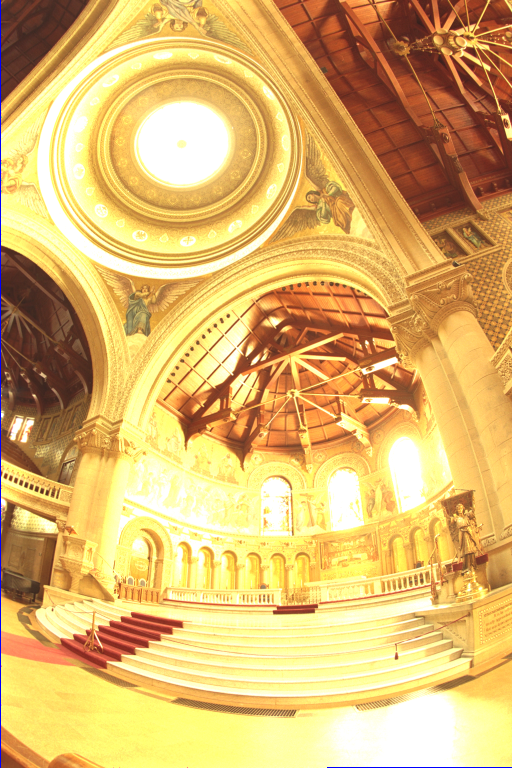
%> input picture Assignment9/1.png, 512 x 768 px; its folder holds 4 pictures in this run
$ octave mycodehdrfinal.m   (GNU Octave 9; MATLAB toolbox functions it lacks are replaced by stand-ins)
%> lines starting %> are read from the running program, lines starting %| are printed output that depends on the picture
clc; clear all;  close all;

dirName = ('*.png'); % The main directory where LDR images are stored
filelist = dir(dirName); %Reading the files in the directory
load exposure.mat% Loading the exposure values.

% Selecting any image as the base image.
baseimage = imread(filelist(1).name); %Taking any one of the image as the base image
%> baseimage is the input picture: size 768x512x3 uint8; mean R, G, B 221.2, 183.2, 109.2
rows = size(baseimage,1); % Rows of the base image
%> rows = 768
cols = size(baseimage,2); % Rows of the base image
%> cols = 512

% Finding the weighting function value for pixel value z.
w = []; % Weight of the pixel in images
Zmin = 0; %Minimum of the ldr image
Zmax = 255; %Maximum of the ldr image

% Creating the weight array for each pixels
for i=1:(Zmax - Zmin + 1)
    if (i <= 0.5*(Zmin + Zmax + 2))
      w(i) = i - Zmin ;
    else
      w(i) = (Zmax - i) + 2;
    end
end

numSamples = ceil((Zmax - Zmin)/(length(exposure) - 1))*3 ;
 % Number of samples selected
samplepoint  = (randperm((rows*cols),numSamples))'; %Sampling the points from all the images

for i=1:length(exposure)
    image = imread(filelist(i).name); % Reading the image
    % sample the image for each color channel
    redChannel = image(:,:,1); % Red channel of the image
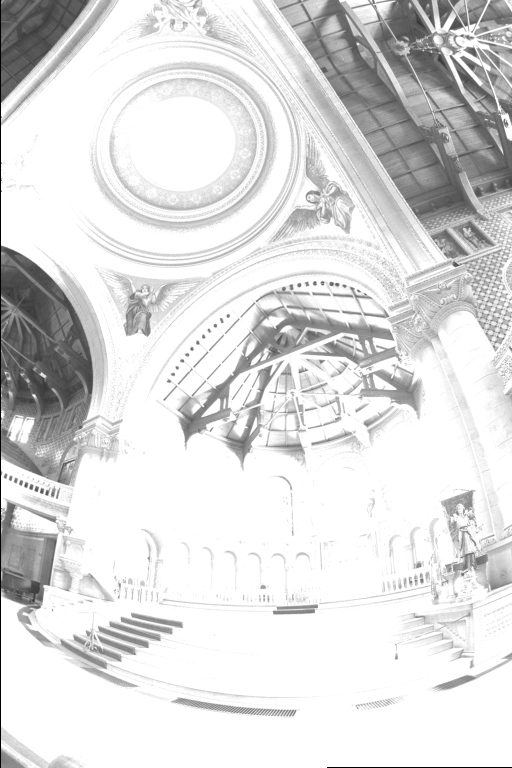
%> redChannel: size 768x512 uint8; min 0, max 255, mean 221.2
    Z(:,i,1) = redChannel(samplepoint); %Sampled points of red channel of the image
    greenChannel = image(:,:,2); % Green channel of the image
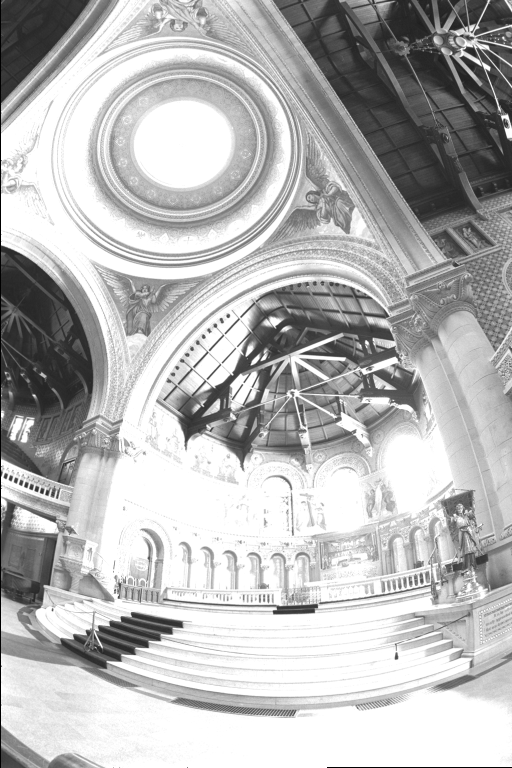
%> greenChannel: size 768x512 uint8; min 0, max 255, mean 183.2
    Z(:,i,2) = greenChannel(samplepoint); %Sampled points of green channel of the image
    blueChannel = image(:,:,3); % Blue channel of the image
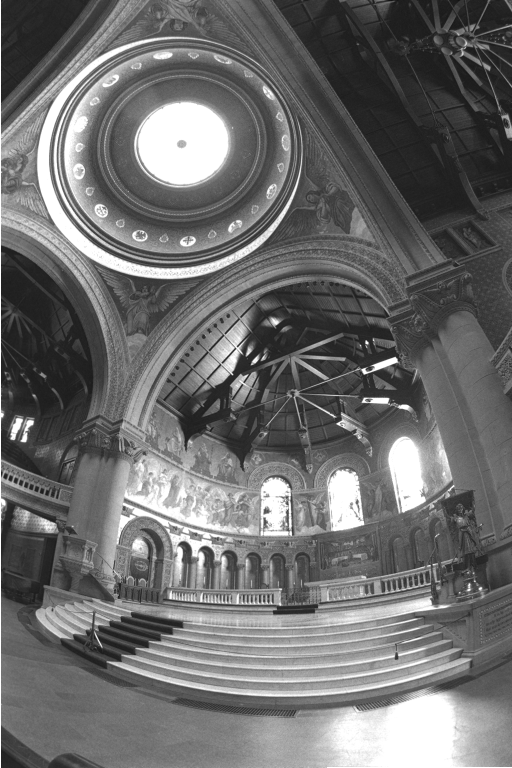
%> blueChannel: size 768x512 uint8; min 19, max 255, mean 109.2
    Z(:,i,3) = blueChannel(samplepoint); %Sampled points of blue channel of the image
    % build the resulting, small image consisting
    % of samples of the original image
end
%> pass 2 of the loop `for i=1:length(exposure)`:
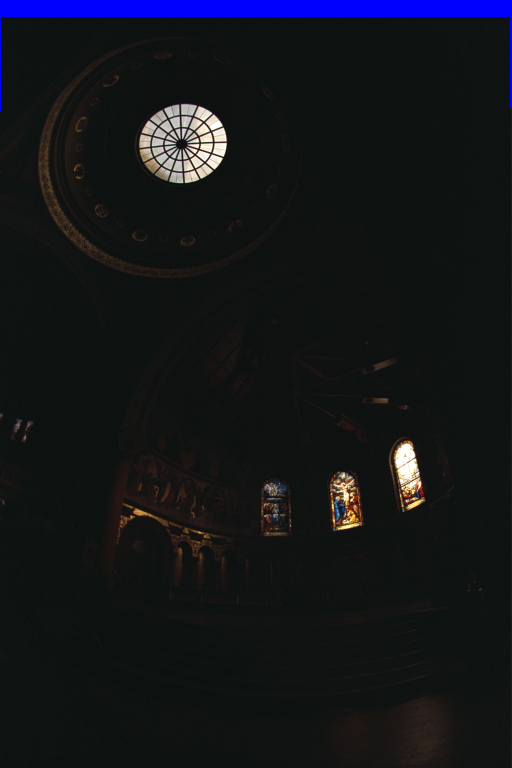
%> input picture Assignment9/10.png, 512 x 768 px
%> image is the input picture: size 768x512x3 uint8; mean R, G, B 18.7, 21.5, 25.8
%> `redChannel = image(:,:,1);`:
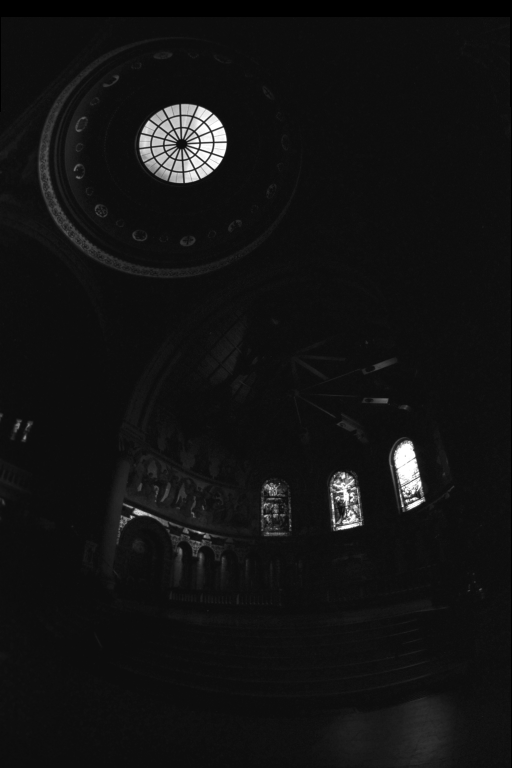
%> redChannel: size 768x512 uint8; min 0, max 255, mean 18.7
%> `blueChannel = image(:,:,3);`:
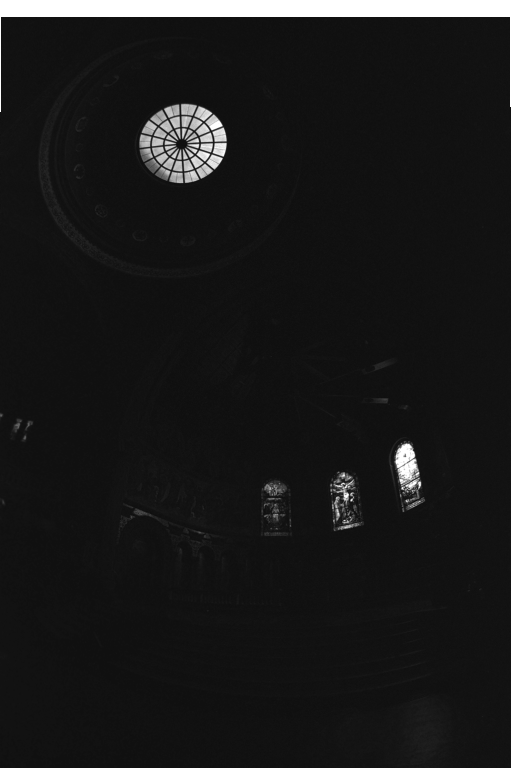
%> blueChannel: size 768x512 uint8; min 12, max 255, mean 25.8
%> pass 3 of the loop `for i=1:length(exposure)`:
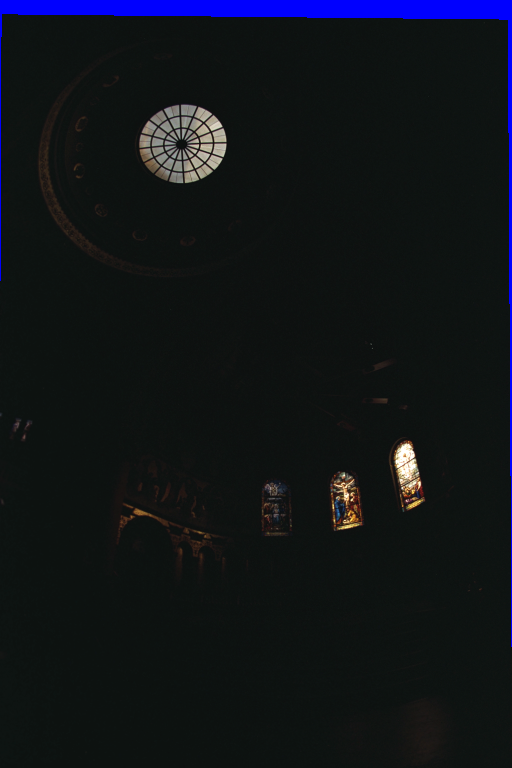
%> input picture Assignment9/11.png, 512 x 768 px
%> image is the input picture: size 768x512x3 uint8; mean R, G, B 16.2, 20, 24.9
%> `redChannel = image(:,:,1);`:
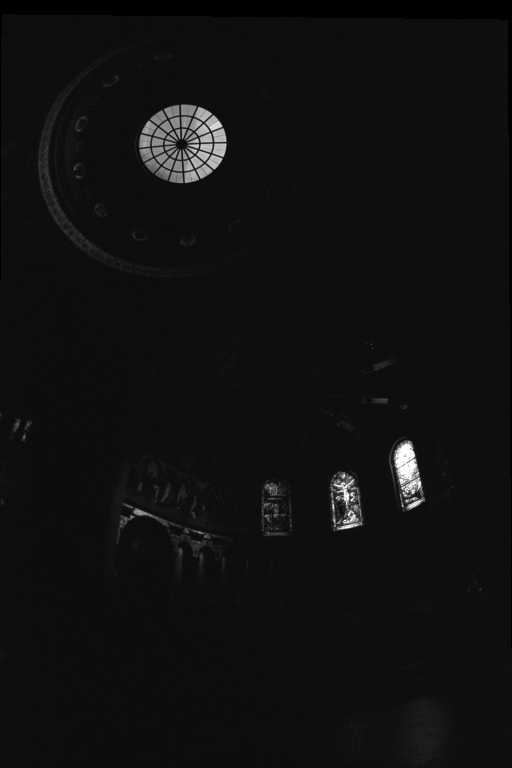
%> redChannel: size 768x512 uint8; min 0, max 255, mean 16.2
%> `blueChannel = image(:,:,3);`:
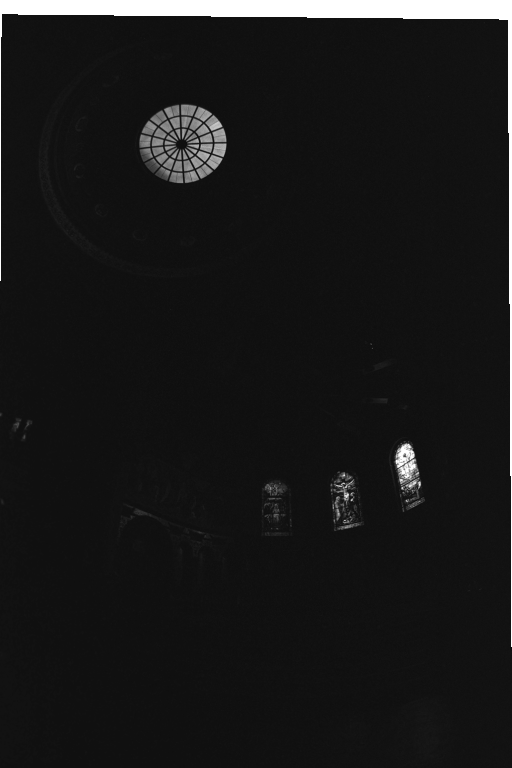
%> blueChannel: size 768x512 uint8; min 13, max 255, mean 24.9
%> (the run ends here)
